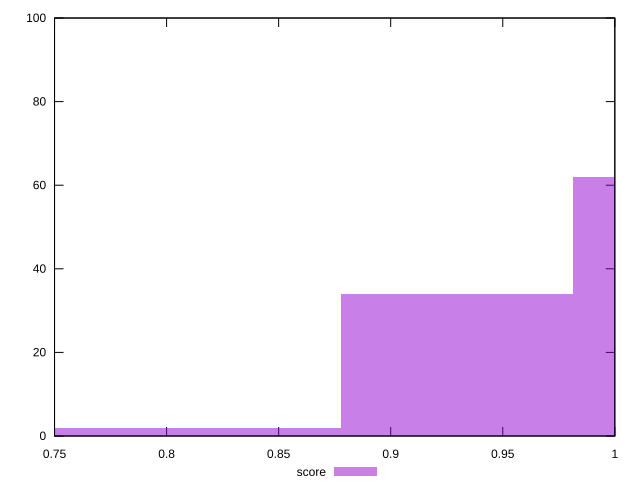

The gnuplot source for this figure:
reset

$score <<EOF
0.7230561275807972 2
0.8263498600923397 2
1.0329373251154246 62
0.9296435926038822 34
EOF

set key outside below
set boxwidth 0.10329373251154246
set xrange [0.75:1]
set yrange [0:100]
set trange [0:100]
set style fill transparent solid 0.5 noborder
set terminal svg size 640, 490 enhanced background rgb 'white'
set output "report_00019_2021-02-10T18-14-37.922Z//uses-rel-preconnect/samples/pages+cached+noadtech+nomedia+nocss/score/histogram.svg"

plot $score title "score" with boxes

reset
